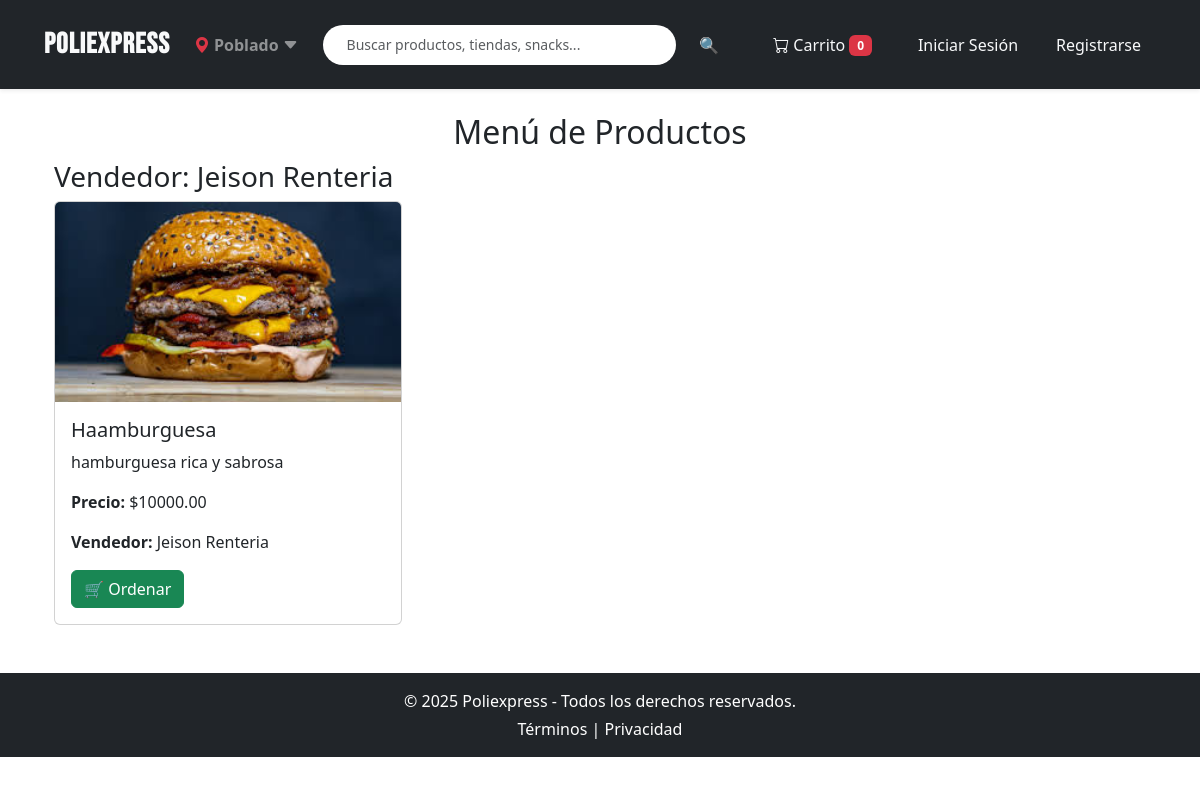
/pedidos/menu/, run on the app's committed database.
### pedidos/models.py (models this page shows, shortened)
class Producto(models.Model):
    nombre = models.CharField(max_length=100)
    descripcion = models.TextField()
    precio = models.DecimalField(max_digits=10, decimal_places=2)
    disponible = models.BooleanField(default=True)
    vendedor = models.ForeignKey(User, on_delete=models.CASCADE)
    imagen = models.ImageField(upload_to='', null=True, blank=True)

### pedidos/views.py (the view)
# urls.py: path('menu/', views.menu, name='menu'),
def menu(request):
    productos = Producto.objects.filter(disponible=True).select_related('vendedor')
    productos_por_vendedor = defaultdict(list)
    for producto in productos:
        vendedor = producto.vendedor
        nombre_vendedor = f"{vendedor.first_name} {vendedor.last_name}".strip() or vendedor.username
        productos_por_vendedor[nombre_vendedor].append(producto)
    return render(request, 'pedidos/menu.html', {'productos_por_vendedor': dict(productos_por_vendedor)})

### pedidos/templates/pedidos/menu.html (shortened to what this page needs)
{% extends 'pedidos/base.html' %}
{% load static %}
{% block content %}
<div class="container mt-4">
    <h2 class="text-center">Menú de Productos</h2>
    {% if productos_por_vendedor %}
        {% for vendedor, productos in productos_por_vendedor.items %}
            <h3>Vendedor: {{ vendedor }}</h3>
            <div class="row">
                {% for producto in productos %}
                <div class="col-md-4">
                    <div class="card">
                        {% if producto.imagen %}
                        <img src="{{ producto.imagen.url }}" class="card-img-top" alt="{{ producto.nombre }}"
     style="height: 200px; object-fit: cover;">
                        {% endif %}
                        <div class="card-body">
                            <h5 class="card-title">{{ producto.nombre }}</h5>
                            <p class="card-text">{{ producto.descripcion }}</p>
                            <p><strong>Precio:</strong> ${{ producto.precio }}</p>
                            <p><strong>Vendedor:</strong> {{ vendedor }}</p>
                            <button class="ordenar-btn btn btn-success" data-id="{{ producto.id }}">
                                🛒 Ordenar
                            </button>
                        </div>
                    </div>
                </div>
                {% endfor %}
            </div>
        {% endfor %}
    {% else %}
        <p>No hay productos disponibles.</p>
    {% endif %}
</div>
{% endblock %}

### data on the page
Producto: vendedor "Jeison Renteria", imagen (picture), nombre "Haamburguesa", descripcion "hamburguesa rica y sabrosa", precio "10000.00"
